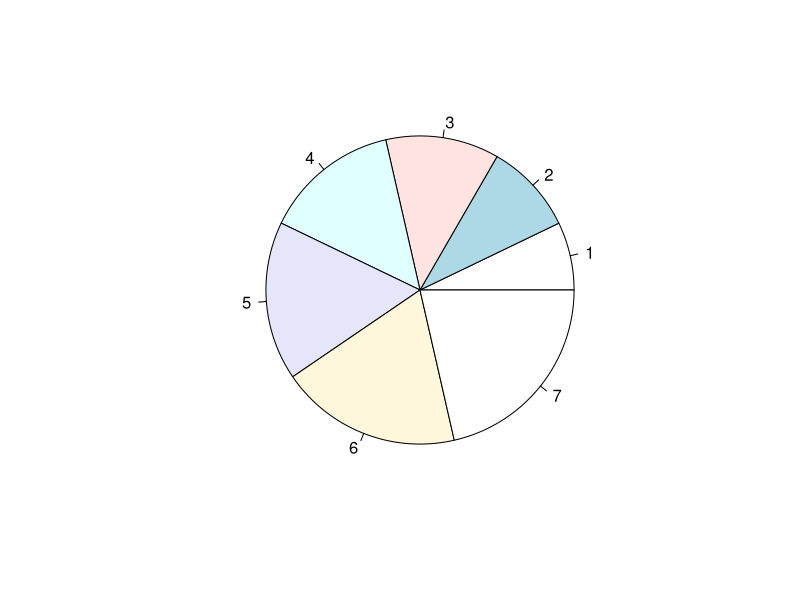
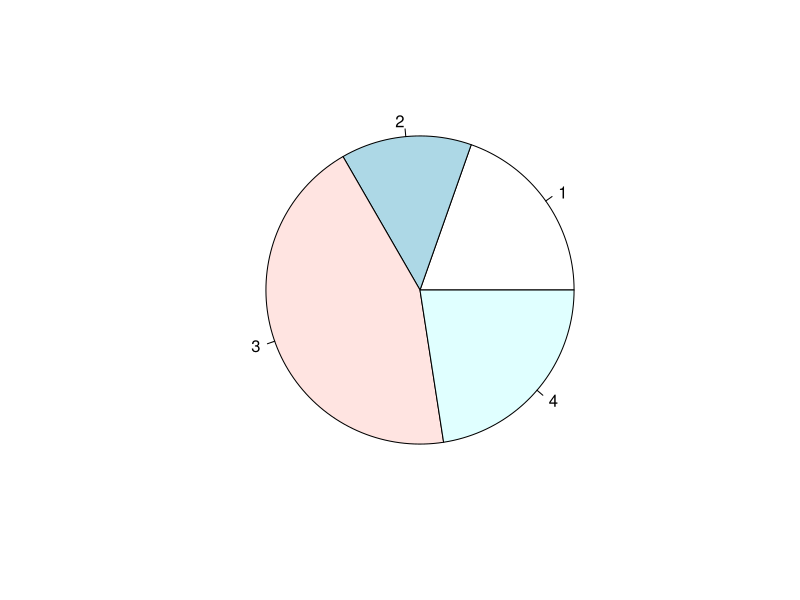
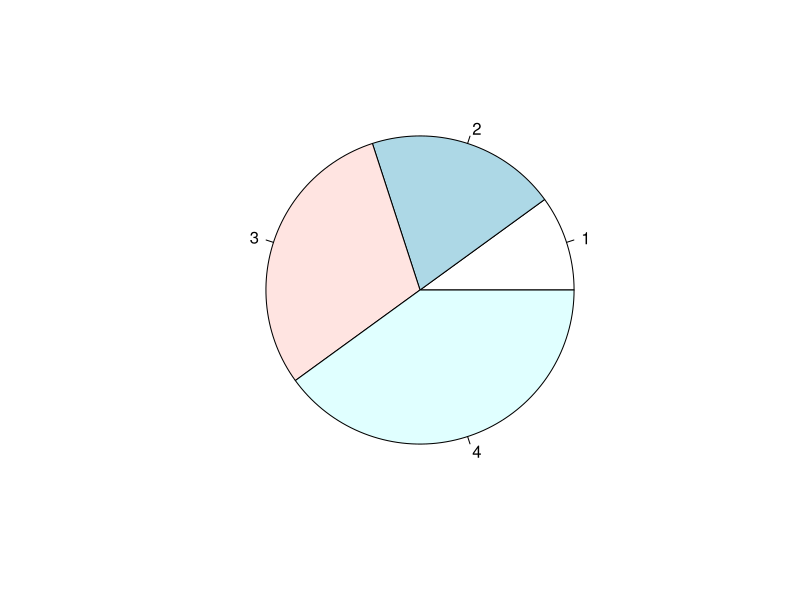
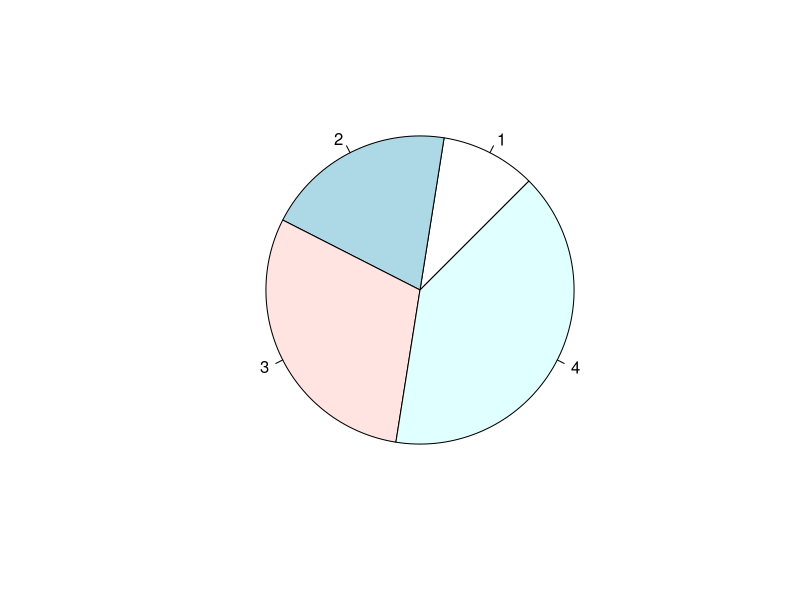
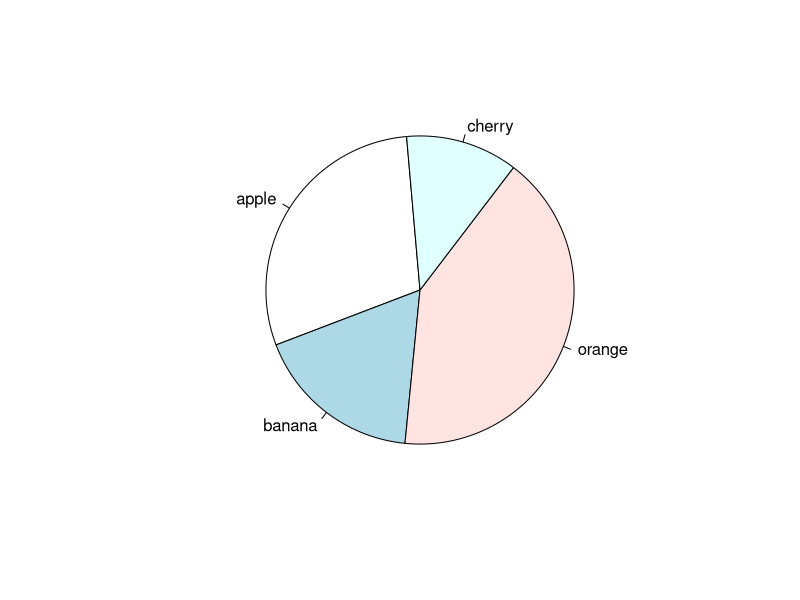
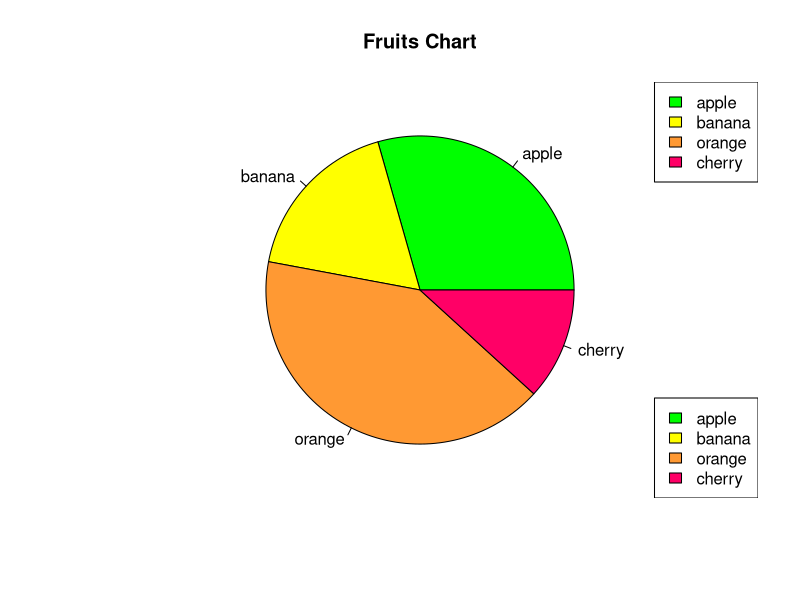

Write the R code that produced these figures, in order.
#pie chart

#create a pie chart
numbers <- c(15,20,25,30,35,40,45)
#print the pie chart
pie(numbers)

# create and print in same line
pie(c(20,14,45,23))
pie(c(10,20,30,40))

#change the angle of pie chart
pie(c(10,20,30,40), init.angle = 45)

#labels for the pie chart
num_fruits <- c(5, 3, 7, 2)
fruits_names <- c("apple", 'banana', 'orange', 'cherry')
pie(num_fruits, labels = fruits_names, init.angle = 95)

#add custom colors
colors = c('green', '#ffff00', '#ff9933', '#ff0066')
pie(num_fruits, labels = fruits_names, col=colors, main="Fruits Chart")

#explanation box below of pie chart
legend("bottomright", fruits_names, fill = colors)
legend("topright", fruits_names, fill=colors)
